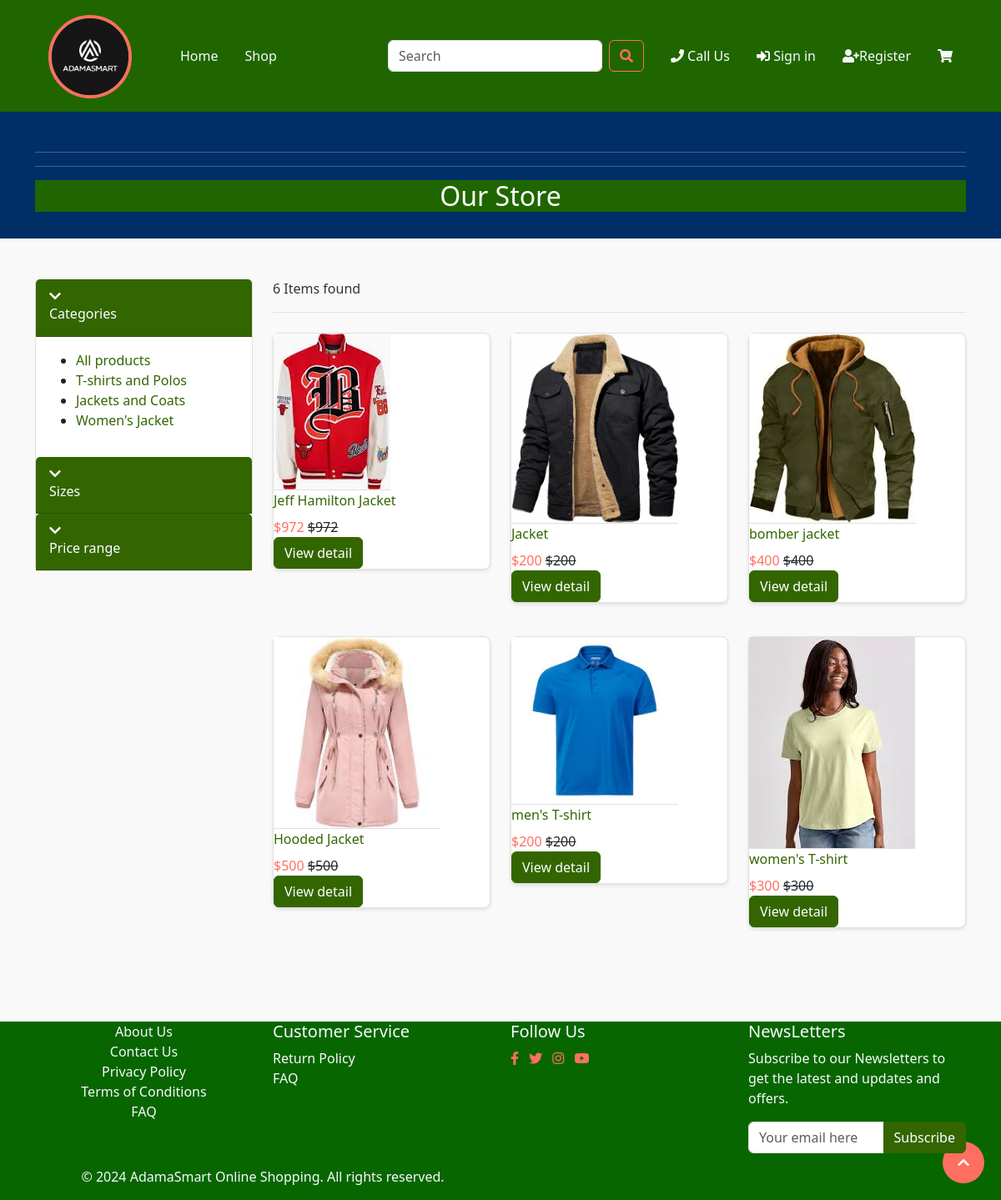
The app's page /shop/ with its own data.
### mp/models.py (models this page shows, shortened)
class Category(models.Model):
    category_name = models.CharField(max_length=100)
    slug = models.CharField(max_length=50)
    description = models.CharField(max_length=100)
    image = models.ImageField(upload_to='category_image')

### shop/models.py (models this page shows, shortened)
class Product(models.Model):
    product_name = models.CharField(max_length=50)
    slug = models.CharField(max_length=50)
    description = models.CharField(max_length=100)
    price = models.IntegerField()
    stock = models.IntegerField()
    is_available = models.BooleanField(default=True)
    category = models.ForeignKey(Category, on_delete=models.CASCADE)
    created_date = models.DateTimeField(auto_now_add= True)
    modified_date = models.DateTimeField(auto_now= True)
    image = models.ImageField(upload_to='products/')

### shop/views.py (the view)
# urls.py: path('shop/', include("shop.urls")),
def shop(request, category_slug=None):
    cat = Category.objects.all()
    if category_slug:
        categories = get_object_or_404(Category, slug=category_slug)
        products = Product.objects.filter(category=categories, is_available=True).order_by('id')
        count = products.count()
        paginator = Paginator(products, 1)
        page = request.GET.get("page")
        paged_products = paginator.get_page(page)
    else:
        products = Product.objects.all().filter(is_available=True).order_by('id')
        paginator = Paginator(products, 8)
        page = request.GET.get("page")
        paged_products = paginator.get_page(page)
        count = products.count()
    return render(request, "shop.html", {"products": paged_products, "count": count, "cat": cat})

### mp/templates/shop.html (shortened to what this page needs)
{% extends 'base.html' %}
{% load static %}
{% block content %}
<section class="page-top bg" id="str">
    <div class="container">
        {% if 'search' in request.path %}
        <hr><hr>
            <h2 style="background-color: #206600;" class="title-page">Your Search Result</h2>
        {% else %}
        <hr><hr>
            <h2 style="background-color: #206600;" class="title-page">Our Store</h2>
        {% endif %}
    </div>
</section>
<section class="section-content padding-y">
    <div class="container">
        <div class="row">
            <aside class="col-md-3">
                <div class="card">
                    <article class="filter-group">
                        <header class="card-header">
                            <a href="#" data-bs-toggle="collapse" data-bs-target="#collapse_1" aria-expanded="true">
                                <i class="icon-control fa fa-chevron-down"></i>
                                <h6 class="title">Categories</h6>
                            </a>
                        </header>
                        <div class="filter-content collapse show" id="collapse_1">
                            <div class="card-body">
                                <ul class="list-menu">
                                    <li><a href="{% url 'shop' %}">All products</a></li>
                                    {% for i in cat %}
                                        <li><a href="{% url 'product_by_category' i.slug %}">{{ i.category_name }}</a></li>
                                    {% endfor %}
                                </ul>
                            </div>
                        </div>
                    </article>
                    <article class="filter-group">
                        <header class="card-header">
                            <a href="#" data-bs-toggle="collapse" data-bs-target="#collapse_4" aria-expanded="false">
                                <i class="icon-control fa fa-chevron-down"></i>
                                <h6 class="title">Sizes</h6>
                            </a>
                        </header>
                    </article>
                    <article class="filter-group">
                        <header class="card-header">
                            <a href="#" data-bs-toggle="collapse" data-bs-target="#collapse_3" aria-expanded="false">
                                <i class="icon-control fa fa-chevron-down"></i>
                                <h6 class="title">Price range</h6>
                            </a>
                        </header>
                    </article>
                </div>
            </aside>
            <main class="col-md-9">
                <header class="border-bottom mb-4 pb-3">
                    <div class="form-inline">
                        <span class="mr-md-auto">{{ count }} Items found</span>
                    </div>
                </header>
                <div class="row">
                    {% for i in products %}
                        <div class="col-md-4 mb-4">
                            <figure class="card card-product-grid">
                                <div class="img-wrap">
                                    <a href="{% url 'product_detail' category_slug=i.category.slug product_slug=i.slug %}">
                                        <img src="{{i.image.url}}" alt="{{ i.product_name }}">
                                    </a>
                                </div>
                                <figcaption class="info-wrap">
                                    <div class="fix-height">
                                        <a href="{% url 'product_detail' category_slug=i.category.slug product_slug=i.slug %}" class="title">{{ i.product_name }}</a>
                                        <div class="price-wrap mt-2">
                                            <span class="price">${{ i.price }}</span>
                                            <del class="price-old">${{ i.price }}</del>
                                        </div>
                                    </div>
                                    <a href="{% url 'product_detail' category_slug=i.category.slug product_slug=i.slug %}" class="btn btn-block btn-primary">View detail</a>
                                </figcaption>
                            </figure>
                        </div>
                    {% endfor %}
                </div>
            </main>
        </div>
    </div>
</section>
{% endblock %}

### mp/templates/base.html (shortened to what this page needs)
{% load static %}
<!DOCTYPE html>
<html lang="en">
<head>
    <link href="https://cdn.jsdelivr.net/npm/bootstrap@5.3.3/dist/css/bootstrap.min.css" rel="stylesheet">
    <link href="{% static 'fonts/fontawesome/css/all.min.css'%}" type="text/css" rel="stylesheet">
</head>
<body>
    <header class="section-header">
        <nav class="navbar navbar-expand-lg navbar-dark">
            <div class="container">
                <a href="{% url 'home' %}" class="navbar-brand">
                    <span>
                        <img src="{% static 'images/1.jpeg' %}" alt="" style="border: 4px solid #ff6f61;">
                </a>
            <div class="collapse navbar-collapse" id="navbarNav">
                <ul class="navbar-nav me-auto">
                    <li class="nav-item">
                        <a  href="{% url 'home' %}" class="nav-link">Home</a>
                    </li>
                    <li class="nav-item">
                        <a href="{% url 'shop' %}" class="nav-link">Shop</a>
                    </li>
                </ul>
                <form class="d-flex me-3" role="search" action="{% url 'search' %}">
                    <input class="form-control me-2" type="search" placeholder="Search" aria-label="Search" name="keyword">
                    <button class="btn btn-outline-primary" type="submit"><i class="fa fa-search"></i></button>
                </form>
                <ul class="navbar-nav">
                    <li class="nav-item">
                        <a href="#" id="callLink" class="nav-link" style="color: #ffffff;"><i class="fa fa-phone"></i> Call Us</a>
                    </li>
                    {% if user.is_authenticated %}
                    <li class="nav-item">
                        <a href="{% url 'dashboard' %}" class="nav-link"><i class="fas fa-tachometer-alt"></i>Dashboard</a>
                    </li>
                    <li class="nav-item">
                        {% if user.profile.profile_picture %}
                            <a href="{%url 'profile' %}" class="nav-link">
                                <img src="{{ user.profile.profile_picture.url }}" alt="{{ user.username }}'s profile picture" style="width: 80px; height: 80px; border-radius: 50%; border:4px solid #ff6f61;">
                                </a>
                            {% else %}
                                 <a href="{% url 'profile' %}" class="nav-link">{{user.username}}</a>
                            {% endif %}
                    </li>
                    <li class="nav-item">
                        <a href="{% url 'logout' %}" class="nav-link"><i class="fa fa-sign-out-alt"></i> Logout</a>
                    </li>
                    {% else %}
                    <li class="nav-item">
                        <a href="{% url 'login' %}" class="nav-link"><i class="fa fa-sign-in-alt"></i> Sign in</a>
                    </li>
                    <li class="nav-item">
                        <a href="{% url 'signup' %}" class="nav-link"><i class="fa fa-user-plus"></i>Register</a>
                    </li>
                    {% endif %}
                    <li class="nav-item">
                        <a class="nav-link" href="{% url 'cart' %}">
                            <i class="fa fa-shopping-cart"></i>
                        </a>
                    </li>
                </ul>
            </div>
            </div>
        </nav>
    </header>
    <div id="cnt">
        {% block content %}
        {% endblock %}
    </div>
    <footer class="footer-bottom">
        <div class="container">
            <section class="footer-top padding-y">
                <div class="row">
                    <div class="col-md-3 col-lg-3 col-sm-12">
                        <ul class="list-unstyled text-center">
                            <li><a href="{%url 'about_us' %}" class="text-light" style="text-decoration: none;">About Us</a></li>
                            <li><a href="{%url 'contact_us' %}" class="text-light" style="text-decoration: none;">Contact Us</a></li>
                            <li><a href="{%url 'privacy_and_policy' %}" class="text-light" style="text-decoration: none;">Privacy Policy</a></li>
                            <li><a href="{%url 'terms_of_conditions' %}" class="text-light"style="text-decoration: none;">Terms of Conditions</a></li>
                            <li><a href="{%url 'faq' %}" class="text-light"style="text-decoration: none;">FAQ</a></li>
                        </ul>
                    </div>
                    <div class="col-md-3 col-lg-3 col-sm-12">
                        <h5 class="title text-light">Customer Service</h5>
                        <ul class="list-unstyled">
                            <li><a href="{%url 'return_policy' %}" class="text-light"style="text-decoration: none;">Return Policy</a></li>
                            <li><a href="{%url 'faq' %}" class="text-light"style="text-decoration: none;">FAQ</a></li>
                        </ul>
                    </div>
                    <div class="col-md-3 col-lg-3 col-sm-12">
                        <h5 class="title text-light">Follow Us</h5>
                        <ul class="list-inline">
                            <li class="list-inline-item"><a href="#"><i class="fab fa-facebook-f"></i></a></li>
                            <li class="list-inline-item"><a href="#"><i class="fab fa-twitter"></i></a></li>
                            <li class="list-inline-item"><a href="#"><i class="fab fa-instagram"></i></a></li>
                            <li class="list-inline-item"><a href="#"><i class="fab fa-youtube"></i></a></li>
                        </ul>
                    </div>
                    <div class="col-md-3 col-lg-3 col-sm-12">
                        <h5 class="title text-light">NewsLetters</h5>
                        <p class="text-light">Subscribe to our Newsletters to get the latest and updates and offers.</p>
                        <form action="{%url 'subscribe' %}" method="post">
                            <div class="input-group mb-3">
                                <input type="email" class="form-control" name="email" placeholder="Your email here" required>
                                <br>
                                <button type="submit" class="btn btn-primary" id="subscribe">Subscribe</button>
                            </div>
                        </form>
                    </div>
                </div>
                <div class="row">
                    <div class="col-md-6 text-center text-light">
                        <p>&copy; 2024 AdamaSmart Online Shopping. All rights reserved.</p>
                    </div>
                </div>
            </section>
        </div>
    </footer>
    <a href="#" class="btn back-to-top">
        <i class="fa fa-chevron-up"></i>
      </a>
</body>
</html>

### mp/templates/base.html (style rules this page uses)
.navbar-brand span { display: flex; align-items: center; }
.navbar-brand span img { width: 100px; height: 100px; border-radius: 50%; margin-right: 10px; margin-top: 2px; margin-left: 0px; }
body { background-color: #F9F9F9; color: #333333; }
.navbar { background-color: #206600; padding: 0.5rem 1rem; }
.navbar-brand { padding: 0.5rem 1rem; }
.navbar-nav .nav-item { padding: 0.5rem; }
.navbar-nav .nav-link { padding: 0.5rem 1rem; color: #F9F9F9; }
.btn-outline-primary { border-color: #FF6F61; color: #FF6F61; }
.footer-bottom { background-color: #076600; color: #F9F9F9; }
.footer-bottom i { color: #FF6F61; }
.navbar-brand span { color: #FF6F61; }
.back-to-top { background-color: #FF6F61; border-radius: 50%; position: fixed; bottom: 20px; right: 20px; width: 50px; height: 50px; display: flex; align-items: center; justify-content: center; color: #ffffff; }

### mp/templates/shop.html (style rules this page uses)
a { text-decoration:none; }
.page-top.bg { background-color: #002e66; color: #FFFFFF; padding: 2rem 0; text-align: center; }
.page-top .title-page { margin: 0; font-size: 2rem; color:#fff; }
.section-content { background-color: #F9F9F9; padding: 3rem 0; }
.card { border: 1px solid #E0E0E0; }
.card-header { background-color: #336600; color: #FFFFFF; }
.card-header a { color: #FFFFFF; }
.list-menu a { color: #336600; }
.btn-primary { background-color: #336600; border-color: #336600; }
.card-product-grid { border: 1px solid #E0E0E0; border-radius: 8px; background-color: #FFFFFF; box-shadow: 0 2px 4px rgba(0, 0, 0, 0.1); }
.card-product-grid .img-wrap img { border-bottom: 1px solid #E0E0E0; max-width: 200px; }
.card-product-grid .info-wrap .title { color: #336600; }
.card-product-grid .info-wrap .price { color: #FF6F61; }

### records on screen
Category: category_name "T-shirts and Polos"
Category: category_name "Jackets and Coats"
Category: category_name "Women's Jacket"
Product: image (picture), product_name "Jeff Hamilton Jacket", price "972"
Product: image (picture), product_name "Jacket", price "200"
Product: image (picture), product_name "bomber jacket", price "400"
Product: image (picture), product_name "Hooded Jacket", price "500"
Product: image (picture), product_name "men's T-shirt", price "200"
Product: image (picture), product_name "women's T-shirt", price "300"

### other values on screen
{{ count }} "6"
